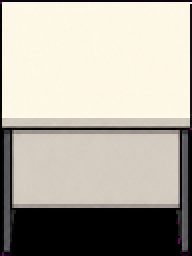
#> input picture assets/game/processed/office-workstation-v3/step5-r04/desk.workstation.modern.v3.public.png, 96 x 128 px (shown 2 times larger)
$ python -i build-office-workstation-step5-r05-calibration.py   (imports and definitions only)
#> lines starting #> are read from the running program, lines starting #| are printed output that depends on the picture
#!/usr/bin/env python3
"""Build R05-0..R05-2 measurement evidence and owner-review boards."""

from __future__ import annotations

import argparse
import hashlib
import io
import json
import textwrap
from pathlib import Path
from typing import Any

from PIL import Image, ImageDraw, ImageFont

ROOT = Path(__file__).resolve().parents[1]
R04_DIR = ROOT / "assets/game/processed/office-workstation-v3/step5-r04"
REVIEW_DIR = ROOT / "assets/art/layout-references/office-workstation-v3/step5-r05"
MEASUREMENT_PATH = ROOT / "assets/game/manifests/office-workstation-step5-r05-measurements.json"
MANIFEST_PATH = ROOT / "assets/game/manifests/office-workstation-step5-r05-calibration.json"
R04_MANIFEST_PATH = ROOT / "assets/game/manifests/office-workstation-step5-single-seat-v4.json"
R04_COMPONENTS_PATH = ROOT / "assets/game/manifests/office-workstation-components-v3.json"
R03_MEASUREMENT_PATH = ROOT / "assets/game/manifests/office-workstation-step5-r03-measurements.json"
ACTOR_PATH = ROOT / "assets/game/characters/einstein/runtime-spritesheet-v3.webp"
ACTIVE_MAP_PATH = ROOT / "assets/game/maps/office-c-v2.json"

BOARD_SIZE = (1600, 1000)
COLORS = {
    "background": "#08111f",
    "panel": "#111d31",
    "panel2": "#18263d",
    "text": "#f1f5f9",
    "muted": "#a6b7cc",
    "line": "#40516c",
    "cyan": "#22d3ee",
    "purple": "#a78bfa",
    "amber": "#f59e0b",
    "green": "#22c55e",
    "red": "#ef4444",
    "pink": "#f43f5e",
}


def sha256_bytes(value: bytes) -> str:
    return hashlib.sha256(value).hexdigest()


def sha256(path: Path) -> str:
    return sha256_bytes(path.read_bytes())


def repo_path(path: Path) -> str:
    return path.relative_to(ROOT).as_posix()


def json_bytes(value: Any) -> bytes:
    return (json.dumps(value, ensure_ascii=False, indent=2) + "\n").encode("utf-8")


# [4 lines left out: function png_bytes, not called in this run]


def font(size: int, bold: bool = False) -> ImageFont.FreeTypeFont:
    name = "arialbd.ttf" if bold else "arial.ttf"
    candidate = Path("C:/Windows/Fonts") / name
    if candidate.exists():
        return ImageFont.truetype(str(candidate), size)
    return ImageFont.load_default(size=size)


def label(
    draw: ImageDraw.ImageDraw,
    xy: tuple[int, int],
    value: str,
    size: int = 18,
    fill: str = COLORS["text"],
    bold: bool = False,
) -> None:
    draw.text(xy, value, font=font(size, bold), fill=fill)


# [17 lines left out: function wrapped, not called in this run]


def panel(draw: ImageDraw.ImageDraw, bounds: tuple[int, int, int, int], title: str) -> None:
    draw.rounded_rectangle(bounds, radius=16, fill=COLORS["panel"], outline=COLORS["line"], width=2)
    label(draw, (bounds[0] + 20, bounds[1] + 16), title, 21, bold=True)


def board(title: str, subtitle: str) -> tuple[Image.Image, ImageDraw.ImageDraw]:
    image = Image.new("RGB", BOARD_SIZE, COLORS["background"])
    draw = ImageDraw.Draw(image)
    label(draw, (40, 24), title, 34, bold=True)
    label(draw, (42, 72), subtitle, 16, COLORS["amber"], True)
    return image, draw


# [23 lines left out: functions checker, alpha_bounds, not called in this run]


def actor_frame(sheet: Image.Image, row: int, column: int) -> Image.Image:
    return sheet.crop((column * 96, row * 104, (column + 1) * 96, (row + 1) * 104))


# [301 lines left out: functions lower_upholstery_band, source_record, equipment_audit, measurement_data, draw_world_grid, board_reservation_contract, not called in this run]


def compose_rejected_chair_actor(orientation: str, frame: int = 0) -> Image.Image:
    actor_sheet = Image.open(ACTOR_PATH).convert("RGBA")
    actor = actor_frame(actor_sheet, 14 if orientation == "front" else 13, frame)
    parts = {
        role: Image.open(R04_DIR / f"chair.office.modern.v3.{orientation}.{role}.png").convert("RGBA")
        for role in ("rear", "seat", "foreground")
    }
    image = Image.new("RGBA", (96, 104), (220, 232, 239, 255))
    for role in ("rear", "seat"):
        image.alpha_composite(parts[role], (16, 24))
    image.alpha_composite(actor)
    image.alpha_composite(parts["foreground"], (16, 24))
    return image


def board_chair_contact(data: dict[str, Any]) -> Image.Image:
    image, draw = board(
        "STEP 5 R05 / CHAIR + PERSON CONTACT MEASUREMENT",
        "R05-2 EVIDENCE / R04 DECLARATION REJECTED / PELVIS PIVOT REMAINS UNLOCKED",
    )
    panel(draw, (38, 120, 1000, 680), "A. WHY R04 DOES NOT SHOW A PERSON SITTING ON THE CUSHION")
    for index, orientation in enumerate(("front", "back")):
        left = 92 + index * 440
        composite = compose_rejected_chair_actor(orientation).resize((384, 416), Image.Resampling.NEAREST)
        image.paste(composite.convert("RGB"), (left, 190))
        declared_y = 190 + 72 * 4
        band = data["rejectedR04Chair"][f"{orientation}LowerUpholsteryBandLocalY"]
        band_top = 190 + (24 + band[0]) * 4
        band_bottom = 190 + (24 + band[1] + 1) * 4
        draw.rectangle((left, band_top, left + 384, band_bottom), outline=COLORS["green"], width=4)
        draw.line((left, declared_y, left + 384, declared_y), fill=COLORS["red"], width=4)
        label(draw, (left, 620), f"{orientation.upper()}: cushion local y {band[0]}..{band[1]}", 16, COLORS["green"], True)
        label(draw, (left, 646), "red = declared local y 48 / not measured pelvis", 15, COLORS["red"], True)

    panel(draw, (1020, 120, 1562, 680), "B. REQUIRED PHYSICAL PARTS")
    block_left, block_top, block_width, level = 1100, 222, 380, 105
    draw.rectangle((block_left, block_top + level * 2, block_left + block_width, block_top + level * 3),
                   fill="#37556f", outline=COLORS["cyan"], width=3)
    draw.rectangle((block_left, block_top + level, block_left + block_width, block_top + level * 2),
                   fill="#604e88", outline=COLORS["purple"], width=3)
    draw.rectangle((block_left, block_top, block_left + block_width, block_top + level),
                   outline=COLORS["line"], width=3)
    label(draw, (1120, block_top + 12), "PERSON HEAD / z2..z3", 18, bold=True)
    label(draw, (1120, block_top + level + 12), "BACKREST + TORSO / z1..z2", 18, bold=True)
    label(draw, (1120, block_top + level * 2 + 12), "BASE + SEAT + PELVIS / z0..z1", 17, bold=True)
    draw.line((block_left - 18, block_top + level * 2, block_left + block_width + 18, block_top + level * 2),
              fill=COLORS["green"], width=5)
    label(draw, (1120, block_top + level * 2 - 32), "MEASURED SEAT PLANE z1", 16, COLORS["green"], True)
    wrapped(
        draw,
        (1060, 555),
        "R05-3 must generate a chair with separate base-seat and backrest masks, then measure floor, cushion, back support, and pelvis pivots from the actual pixels.",
        48,
        17,
        COLORS["muted"],
    )

    panel(draw, (38, 705, 1562, 950), "C. EXISTING SIX-FRAME POSE IS RETAINED / CONTACT IS NOT INVENTED")
    actor = Image.open(ACTOR_PATH).convert("RGBA")
    for row_index, (name, row) in enumerate((("BACK", 13), ("FRONT", 14))):
        y = 755 + row_index * 88
        label(draw, (70, y + 28), name, 16, COLORS["cyan"], True)
        for column in range(6):
            frame = actor_frame(actor, row, column).resize((72, 78), Image.Resampling.NEAREST)
            image.paste(frame.convert("RGB"), (165 + column * 100, y), frame.resize((72, 78), Image.Resampling.NEAREST))
            bounds = data["runtimeCharacter"]["seatedRows"][
                "workingBackSeated" if row == 13 else "workingFrontSeated"
            ]["frames"][column]["alphaBounds"]
            label(draw, (165 + column * 100, y + 80), f"{bounds['width']}x{bounds['height']}", 11, COLORS["muted"])
    draw.rounded_rectangle((850, 760, 1515, 908), radius=12, fill=COLORS["panel2"], outline=COLORS["red"], width=2)
    label(draw, (882, 785), "PELVIS CONTACT PIVOT: UNMEASURED", 20, COLORS["red"], True)
    wrapped(
        draw,
        (882, 830),
        "The old [48,72] value is only a declaration. Approval of this board authorizes measurement in R05-3, not a new character or pose.",
        58,
        16,
        COLORS["text"],
    )
    return image


# [459 lines left out: functions draw_equipment_case, board_equipment_pivots, draw_monitor_anchor_case, board_monitor_anchor_before_after, chair_anchor_layers, compose_chair_anchor_proof and 5 more, not called in this run]


# [2 lines not run here, left out]

>>> import cv2
>>> picture = cv2.imread('../assets/game/processed/office-workstation-v3/step5-r04/desk.workstation.modern.v3.public.png', cv2.IMREAD_GRAYSCALE)
#> picture: shape (128, 96); min 0, max 253, mean 172.1
>>> result = board_chair_contact(picture)
#> in board, `image = Image.new("RGB", BOARD_SIZE, COLORS["background"])`:
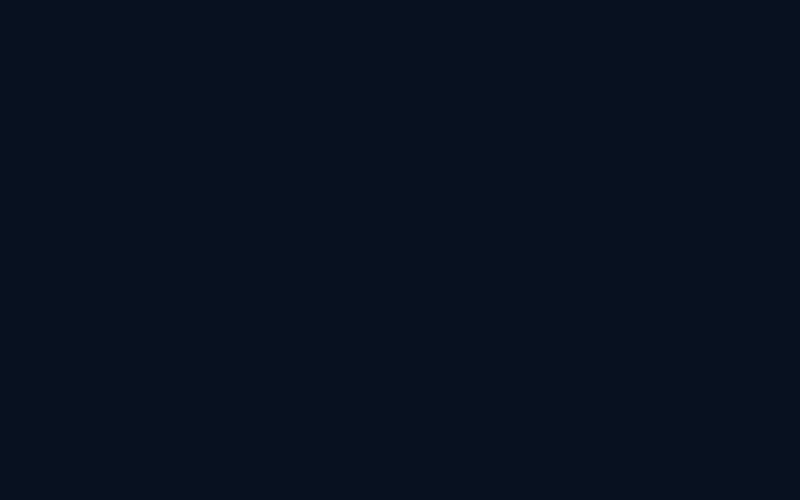
#> image: PIL image 1600x1000 RGB (shown at 1/2 size); mean R, G, B 8, 17, 31
#> (the run stopped early here; a loop or call above may not have finished)
